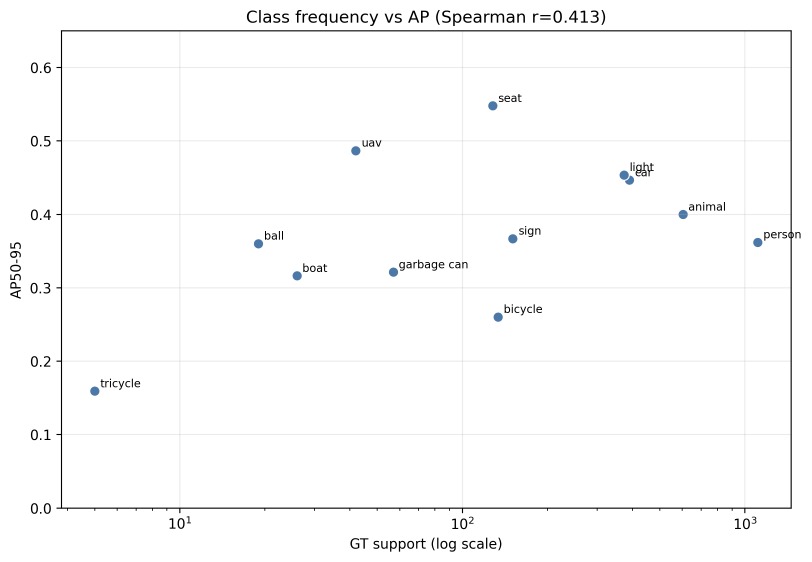
#> input picture outputs/analysis/e001_error_analysis/class_frequency_vs_ap.png, 2434 x 1684 px (shown at 1/3 size)
$ python -i analyze_modalities.py   (imports and definitions only)
#> lines starting #> are read from the running program, lines starting #| are printed output that depends on the picture; after the words box and inside, x2 and y2 are one past the last pixel; in counts of white or black regions, pixels touching at a corner belong together
#> further down, picture is the input picture: shape (1684, 2434, 3); mean B, G, R 251.2, 251.1, 251
"""Analyze AIC2026 Visible, Infrared and Depth data without modifying sources.

The script performs full descriptive statistics for the selected fixed split.
Registration uses a deterministic, format-balanced sample because cross-modal
matching is substantially more expensive and can be unreliable. Results always
carry a reliability flag; unreliable shifts are excluded from aggregate errors.
"""

from __future__ import annotations

import argparse
import csv
import json
import math
import random
import warnings
from collections import Counter
from dataclasses import dataclass, field
from pathlib import Path
from typing import Any, Iterable

import cv2
import numpy as np


REPO_ROOT = Path(__file__).resolve().parents[2]
DEFAULT_DATA_ROOT = REPO_ROOT / "data" / "raw" / "train"
DEFAULT_LABEL_DIR = REPO_ROOT / "data" / "processed" / "train" / "labels_clean"
DEFAULT_JSON = REPO_ROOT / "outputs" / "analysis" / "modalities_stats.json"
DEFAULT_CSV = REPO_ROOT / "outputs" / "analysis" / "modalities_stats.csv"
DEFAULT_REPORT = REPO_ROOT / "outputs" / "analysis" / "modalities_summary.md"
DEFAULT_DEPTH_VISUALIZATION_DIR = REPO_ROOT / "outputs" / "visualization" / "depth_analysis"
SPLIT_DIR = REPO_ROOT / "data" / "splits"
IMAGE_SUFFIXES = {".png", ".jpg", ".jpeg"}
PREFERRED_DEPTH_VISUALIZATION_STEMS = (
    "000002",
    "003127",
    "shuming_343_00000288",
    "shuming_342_00000275",
    "003125",
)


# [7 lines left out: function portable_project_path, not called in this run]


CLASS_NAMES = (
    "person",
    "boat",
    "animal",
    "seat",
    "sign",
    "bicycle",
    "car",
    "ball",
    "light",
    "garbage can",
    "uav",
    "tricycle",
)


def channel_count(image: np.ndarray) -> int:
    return 1 if image.ndim == 2 else int(image.shape[2])


def shape_text(image: np.ndarray) -> str:
    return "x".join(str(value) for value in image.shape)


# [29 lines left out: function distribution, not called in this run]


@dataclass
class RunningMoments:
    count: int = 0
    total: float = 0.0
    total_squared: float = 0.0
    minimum: float | None = None
    maximum: float | None = None

    # [34 lines left out: functions update, result, histogram_quantile, not called in this run]


@dataclass
class BasicStats:
    files: int = 0
    decoded: int = 0
    suffixes: Counter[str] = field(default_factory=Counter)
    dtypes: Counter[str] = field(default_factory=Counter)
    shapes: Counter[str] = field(default_factory=Counter)
    channels: Counter[str] = field(default_factory=Counter)
    border_present: list[float] = field(default_factory=list)
    border_left: list[float] = field(default_factory=list)
    border_right: list[float] = field(default_factory=list)
    border_top: list[float] = field(default_factory=list)
    border_bottom: list[float] = field(default_factory=list)
    fov_ratio: list[float] = field(default_factory=list)
    low_pixel_ratio: list[float] = field(default_factory=list)
    lowest_fov: list[tuple[float, str]] = field(default_factory=list)

    # [38 lines left out: functions update, result, not called in this run]


@dataclass
class InfraredStats:
    pixels: RunningMoments = field(default_factory=RunningMoments)
    image_min: list[float] = field(default_factory=list)
    image_max: list[float] = field(default_factory=list)
    image_mean: list[float] = field(default_factory=list)
    image_std: list[float] = field(default_factory=list)
    diff_bg: list[float] = field(default_factory=list)
    diff_br: list[float] = field(default_factory=list)
    diff_gr: list[float] = field(default_factory=list)
    diff_by_stem: list[tuple[float, str]] = field(default_factory=list)

    # [66 lines left out: functions update, result, not called in this run]


@dataclass
class PngDepthStats:
    histogram: np.ndarray = field(default_factory=lambda: np.zeros(65536, dtype=np.int64))
    zero_ratios: list[float] = field(default_factory=list)
    zero_by_stem: list[tuple[float, str]] = field(default_factory=list)
    total_pixels: int = 0
    below_300: int = 0
    range_300_20000: int = 0
    above_20000: int = 0
    nonzero_below_300: int = 0

    # [62 lines left out: functions update, result, not called in this run]


@dataclass
class JpgDepthStats:
    pixels: RunningMoments = field(default_factory=RunningMoments)
    image_mean: list[float] = field(default_factory=list)
    image_std: list[float] = field(default_factory=list)
    zero_ratios: list[float] = field(default_factory=list)
    dynamic_ranges: list[float] = field(default_factory=list)
    entropies: list[float] = field(default_factory=list)
    diff_bg: list[float] = field(default_factory=list)
    diff_br: list[float] = field(default_factory=list)
    diff_gr: list[float] = field(default_factory=list)

    # [56 lines left out: functions update, result, not called in this run]


def report_warning(messages: list[str], message: str) -> None:
    messages.append(message)
    warnings.warn(message, stacklevel=2)


# [347 lines left out: functions build_stem_map, load_fixed_split, read_image, grayscale, median_leading_runs, border_analysis and 6 more, not called in this run]


def edge_representation(image: np.ndarray, max_dimension: int = 480) -> tuple[np.ndarray, float, int]:
#> called with max_dimension = 480
    scale = min(1.0, max_dimension / max(image.shape))
#> scale = 0.197
    if scale < 1.0:
        image = cv2.resize(image, None, fx=scale, fy=scale, interpolation=cv2.INTER_AREA)
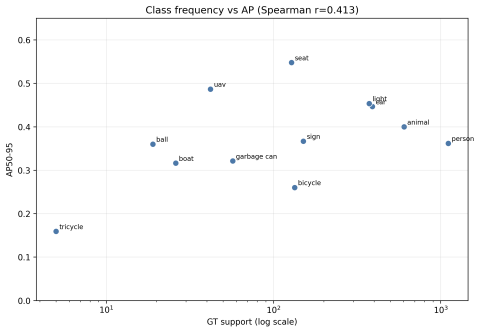
#> image: shape (332, 480, 3); mean of channels 0, 1, 2 251.2, 251.1, 251; drawn as B, G, R
    image = cv2.GaussianBlur(image, (5, 5), 0)
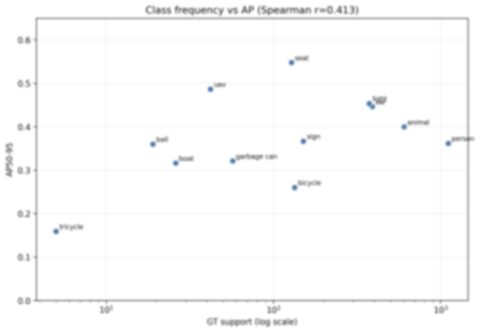
#> image: shape (332, 480, 3); mean of channels 0, 1, 2 251.2, 251.1, 251; drawn as B, G, R
    median = float(np.median(image))
#> median = 255
    low = max(10, round(0.66 * median))
#> low = 168
    high = max(low + 20, round(1.33 * median))
#> high = 339
    binary = cv2.Canny(image, low, high)
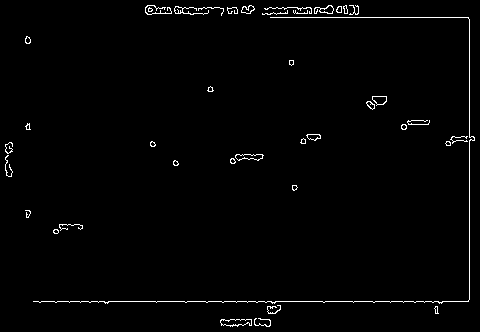
#> binary: shape (332, 480); 1.5% white in thin lines or dots
    edge_count = int(np.count_nonzero(binary))
#> edge_count = 2339
    edges = cv2.GaussianBlur(binary.astype(np.float32) / 255.0, (0, 0), 1.0)
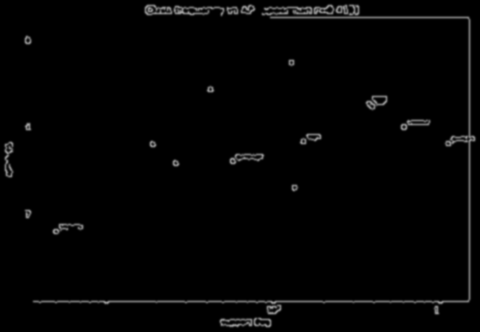
#> edges: shape (332, 480) float32; min 0, max 0.621, mean 0.0147
    edges[:3, :] = 0
#> edges: shape (332, 480) float32; 0.09% of pixels changed, all inside (x1, y1, x2, y2) = (142, 1, 363, 3)
    edges[-3:, :] = 0
#> edges: shape (332, 480) float32; min 0, max 0.621, mean 0.0147
    edges[:, :3] = 0
#> edges: shape (332, 480) float32; min 0, max 0.621, mean 0.0147
    edges[:, -3:] = 0
#> edges: shape (332, 480) float32; min 0, max 0.621, mean 0.0147
    return edges, scale, edge_count


# [270 lines left out: functions local_edge_registration, sanitize_registration_result, parse_labels, target_records, balanced_registration_sample, summarize_registration and 3 more, not called in this run]


def fmt_percent(value: Any, digits: int = 2) -> str:
    return "N/A" if value is None else f"{100 * float(value):.{digits}f}%"


# [7 lines left out: function compact_distribution, not called in this run]


def compact_distribution_with_count(stats: dict[str, Any]) -> str:
    return f"n={stats.get('count', 0)}, {compact_distribution(stats)}"


def markdown_counter(counter: dict[str, int]) -> str:
    return ", ".join(f"`{key}`: {value}" for key, value in counter.items()) or "none"


# [628 lines left out: functions registration_markdown, generate_report, parse_args, main, not called in this run]


# [2 lines not run here, left out]

>>> import cv2
>>> picture = cv2.imread('../../outputs/analysis/e001_error_analysis/class_frequency_vs_ap.png')
>>> result = edge_representation(picture)
